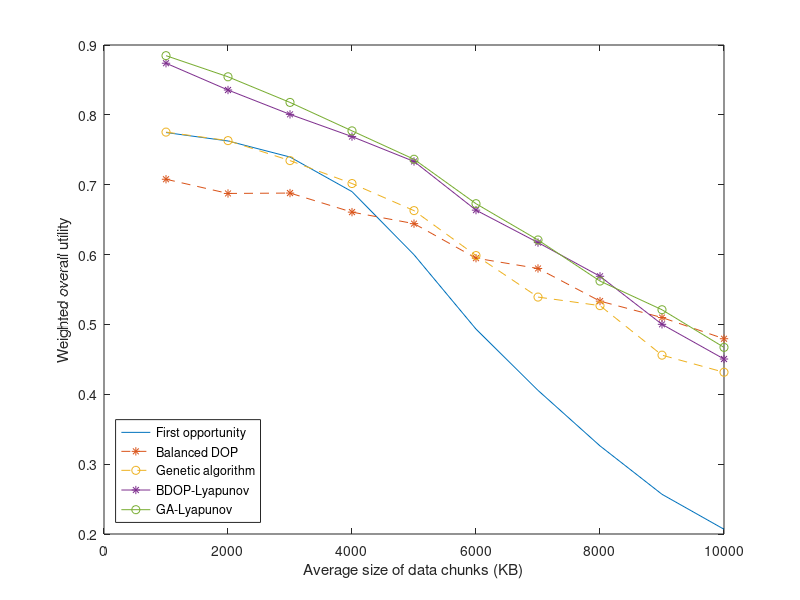
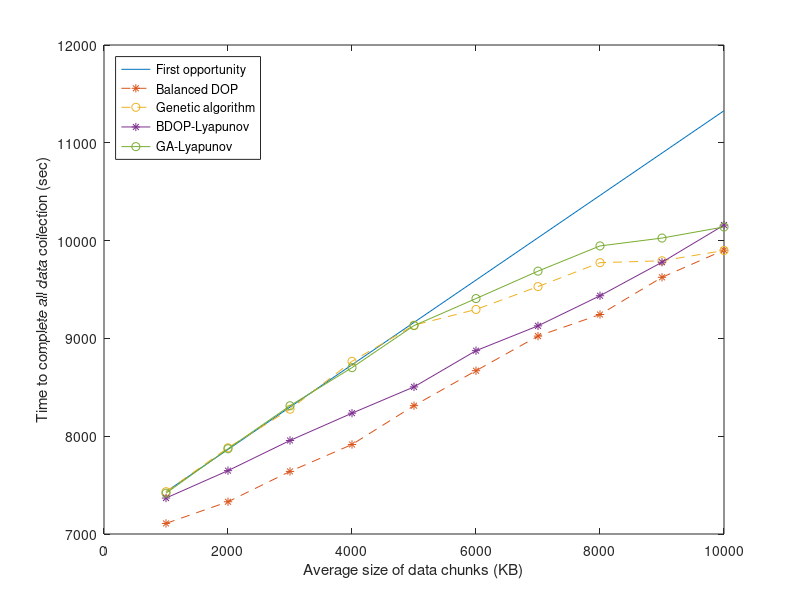

The MATLAB script that drew these images, in order:
load('mat/half_ds_size_dy_move_5.mat');

figure;
plot(size_of_ds, reward_total(:, 1), ...
    size_of_ds, reward_total(:, 4), '--*', ...
    size_of_ds, reward_total(:, 7), '--o', ...
    size_of_ds, reward_total(:, 6), '-*', ...
    size_of_ds, reward_total(:, 9), '-o');
xlabel('Average size of data chunks (KB)');
ylabel('Weighted overall utility');
legend('First opportunity', 'Balanced DOP', 'Genetic algorithm', ...
    'BDOP-Lyapunov', 'GA-Lyapunov', ...
    'Location', 'southwest');
saveas(gcf, 'fig_3/half_ds_size_x_dy_move_5.fig');

figure;
plot(size_of_ds, length_task(:, 1), ...
    size_of_ds, length_task(:, 4), '--*', ...
    size_of_ds, length_task(:, 7), '--o', ...
    size_of_ds, length_task(:, 6), '-*', ...
    size_of_ds, length_task(:, 9), '-o');
xlabel('Average size of data chunks (KB)');
ylabel('Time to complete all data collection (sec)');
legend('First opportunity', 'Balanced DOP', 'Genetic algorithm', ...
    'BDOP-Lyapunov', 'GA-Lyapunov', ...
    'Location', 'northwest');
saveas(gcf, 'fig_3/half_ds_size_length_x_dy_move_5.fig');
